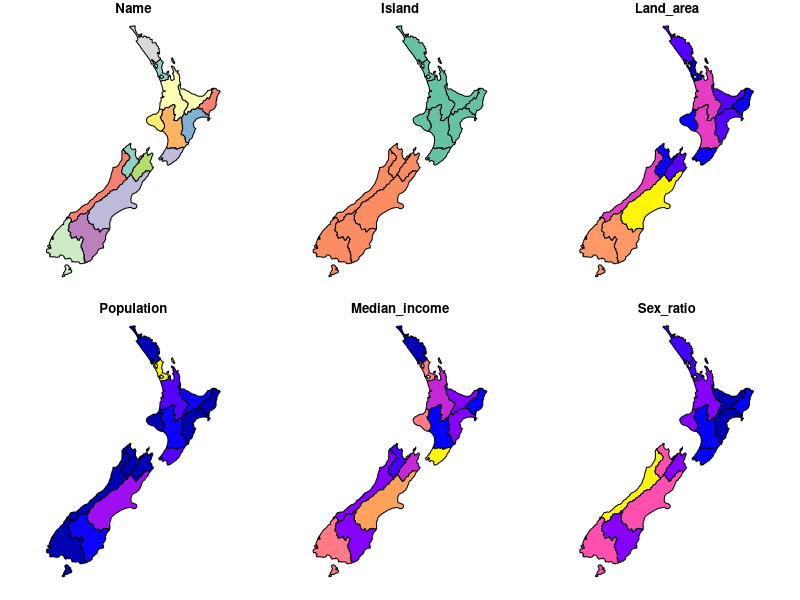

R code for this plot:
library(spData)


### Name: nz
### Title: Regions in New Zealand
### Aliases: nz new_zealand
### Keywords: datasets sf

### ** Examples

if (requireNamespace("sf", quietly = TRUE)) {
  library(sf)
  summary(nz)
  plot(nz)
}
## Not run: 
##D # Find "Regional Council 2018 Clipped (generalised)"
##D # select the GeoPackage option in the "Vectors/tables" dropdown
##D # at https://datafinder.stats.govt.nz/data/ (requires registration)
##D # Save the result as:
##D unzip("statsnzregional-council-2018-clipped-generalised-GPKG.zip")
##D library(sf)
##D library(tidyverse)
##D nz_full = st_read("regional-council-2018-clipped-generalised.gpkg")
##D print(object.size(nz_full), units = "Kb") # 14407.2 Kb
##D nz = rmapshaper::ms_simplify(nz_full, keep = 0.001, sys = TRUE)
##D print(object.size(nz), units = "Kb") # 39.9 Kb
##D names(nz)
##D nz$REGC2018_V1_00_NAME
##D nz = filter(nz, REGC2018_V1_00_NAME != "Area Outside Region") %>%
##D         select(Name = REGC2018_V1_00_NAME, `Land_area` = LAND_AREA_SQ_KM)
##D # regions basic info
##D # devtools::install_github("hadley/rvest")
##D library(rvest)
##D doc = read_html("https://en.wikipedia.org/wiki/Regions_of_New_Zealand") %>%
##D         html_nodes("div table")
##D tab = doc[[3]] %>% html_table()
##D tab = tab %>% select(Name = Region, Population = `Population[20]`, Island)
##D tab = tab %>% mutate(Population = str_replace_all(Population, ",", "")) %>%
##D         mutate(Population = as.numeric(Population)) %>%
##D         mutate(Name = str_remove_all(Name, " \\([1-9]\\)?.+"))
##D nz$Name = as.character(nz$Name)
##D nz$Name = str_remove(nz$Name, " Region")
##D nz$Name %in% tab$Name
##D # regions additional info
##D library(nzcensus)
##D nz_add_data = REGC2013 %>% 
##D         select(Name = REGC2013_N, Median_income = MedianIncome2013, 
##D                PropFemale2013, PropMale2013) %>% 
##D         mutate(Sex_ratio = PropMale2013 / PropFemale2013) %>% 
##D         mutate(Name = gsub(" Region", "", Name)) %>% 
##D         select(Name, Median_income, Sex_ratio)
##D # data join
##D nz = left_join(nz, tab, by = "Name") %>% 
##D         left_join(nz_add_data, by = "Name") %>% 
##D         select(Name, Island, Land_area, Population, Median_income, Sex_ratio)
## End(Not run)
